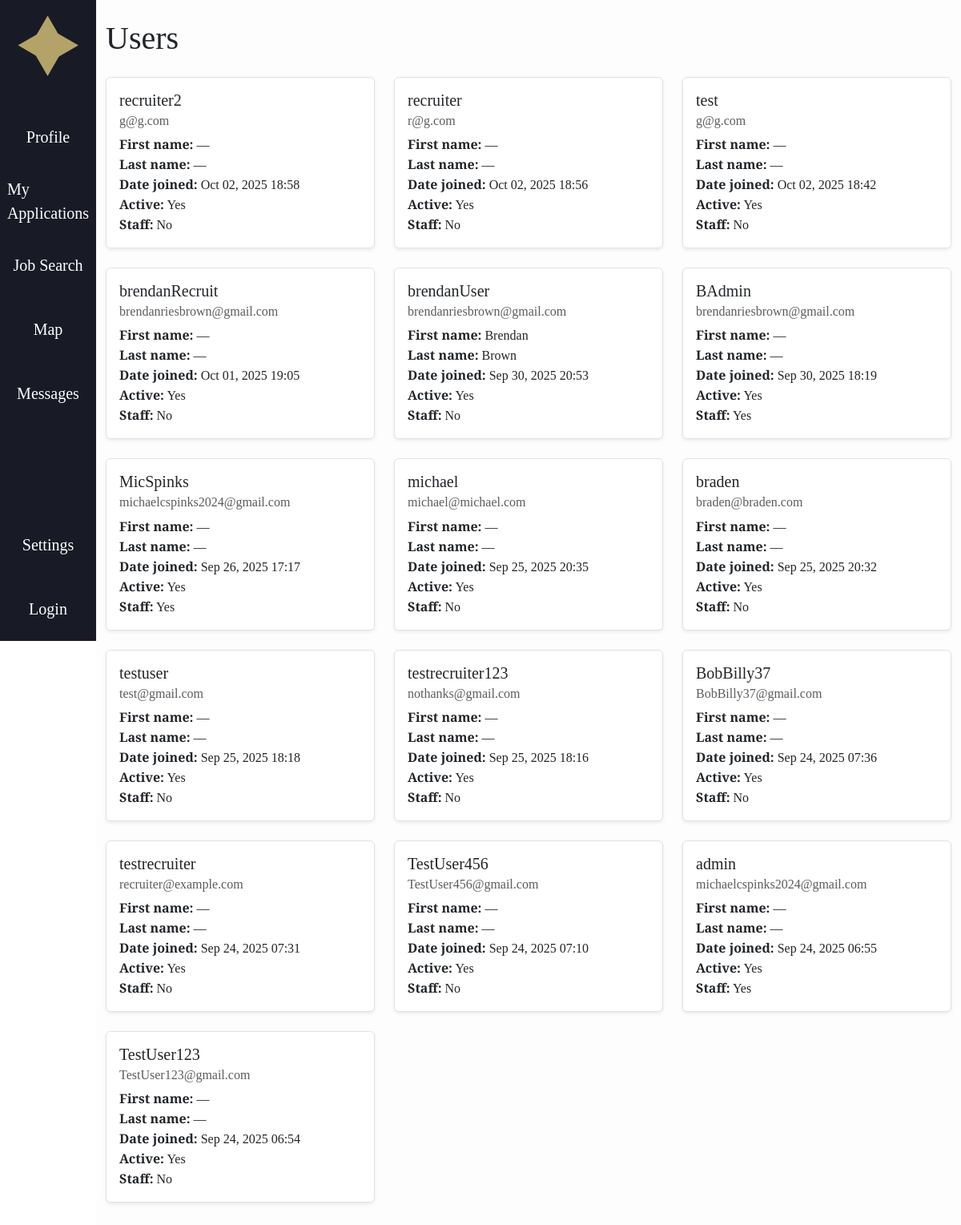
The app's page /manageusers/, older data.
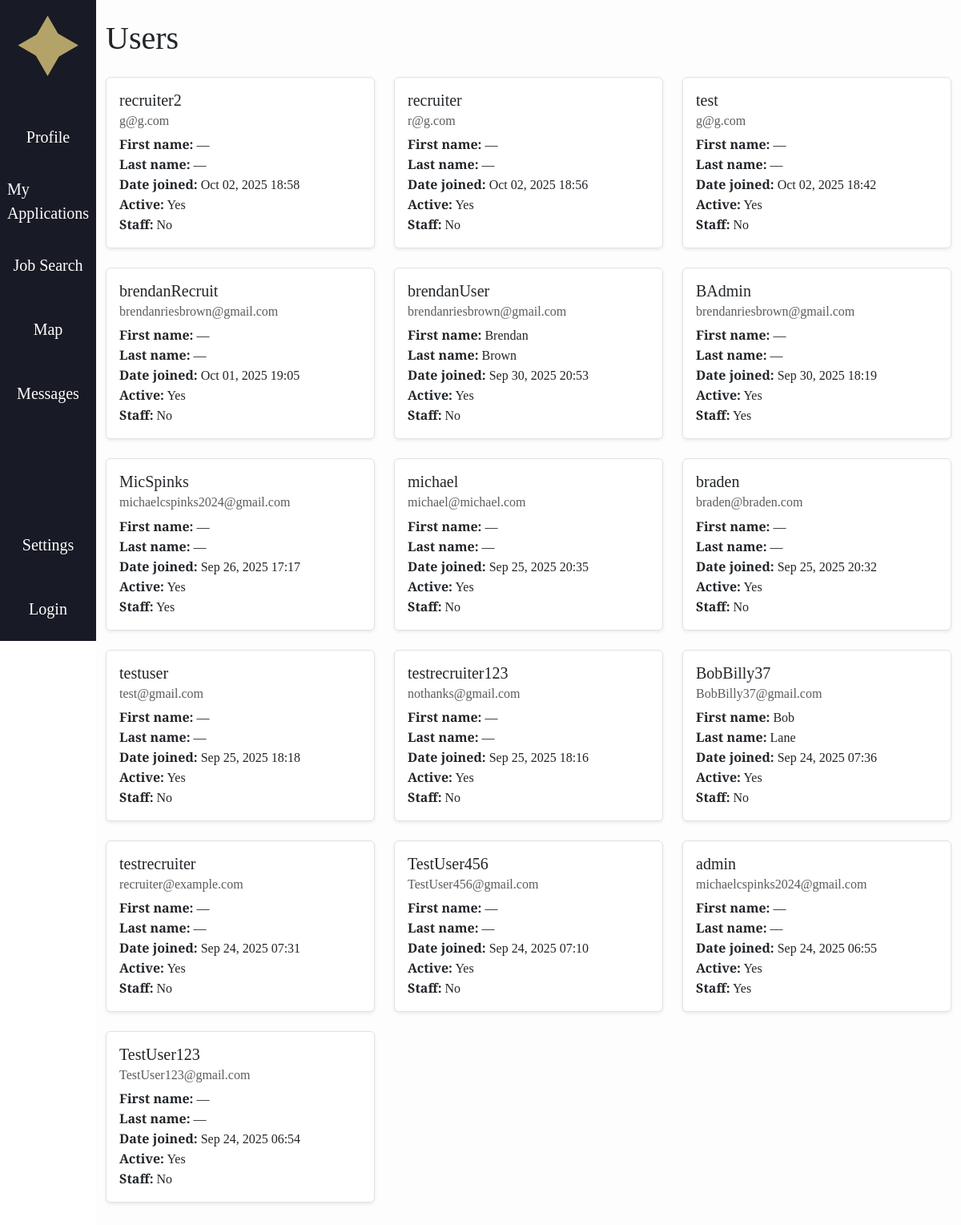
The same page, newer data.
### accounts/models.py (models this page shows, shortened)
class CustomUser(AbstractUser):
    ROLE_CHOICES = (
        ("recruiter", "Recruiter"),
        ("user", "User"),
    )
    role = models.CharField(max_length=20, choices=ROLE_CHOICES, default="user")
    fname = models.CharField(max_length=30, blank=True, default='')
    lname = models.CharField(max_length=30, blank=True, default='')
    headline = models.CharField(max_length=255, blank=True, default='')
    skills = models.TextField(blank=True, default='')
    education = models.TextField(blank=True, default='')
    work_experience = models.TextField(blank=True, default='')
    location = models.CharField(max_length=255, blank=True, default='')
    links = models.TextField(blank=True, default='')
    show_headline = models.BooleanField(default=True)
    show_skills = models.BooleanField(default=True)
    show_education = models.BooleanField(default=True)
    show_work_experience = models.BooleanField(default=True)
    show_location = models.BooleanField(default=True)
    show_links = models.BooleanField(default=True)

### Ahome/views.py (the view)
# urls.py: path('manageusers/', views.manageusers, name='Ahome.manageusers'),
def manageusers(request):
    users = CustomUser.objects.all().order_by('-date_joined')
    return render(request, 'Ahome/manageusers.html', {'users': users})

### jobble/context_processors.py (called while the page is built, shortened)
def user_template(request):
    return {"base_template": "base.html"}           # default for anonymous users

### Ahome/templates/Ahome/manageusers.html (shortened to what this page needs)
{% extends base_template %}
{% load static %}
{% block content %}
<div class="container py-4">
	<h1 class="mb-4">Users</h1>
	<div class="row">
		{% for user in users %}
		<div class="col-md-6 col-lg-4 mb-4">
			<div class="card shadow-sm h-100">
				<div class="card-body">
					<h5 class="card-title">{{ user.username }}</h5>
					<h6 class="card-subtitle mb-2 text-muted">{{ user.email }}</h6>
					<p class="card-text">
						<strong>First name:</strong> {{ user.fname|default:"—" }}<br>
						<strong>Last name:</strong> {{ user.lname|default:"—" }}<br>
						<strong>Date joined:</strong> {{ user.date_joined|date:"M d, Y H:i" }}<br>
						<strong>Active:</strong> {{ user.is_active|yesno:"Yes,No" }}<br>
						<strong>Staff:</strong> {{ user.is_staff|yesno:"Yes,No" }}
					</p>
				</div>
			</div>
		</div>
		{% empty %}
		<p>No users found.</p>
		{% endfor %}
	</div>
</div>
{% endblock content %}

Row changes from the older to the newer data that the page shows:
changed CustomUser "BobBilly37": fname "—" → "Bob"; lname "—" → "Lane"
